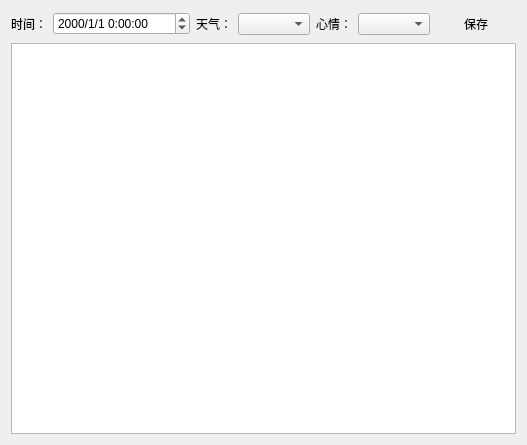
<?xml version="1.0" encoding="UTF-8"?>
<ui version="4.0">
 <class>Writerj</class>
 <widget class="QDialog" name="Writerj">
  <property name="geometry">
   <rect>
    <x>0</x>
    <y>0</y>
    <width>519</width>
    <height>445</height>
   </rect>
  </property>
  <property name="windowTitle">
   <string>写日记</string>
  </property>
  <layout class="QVBoxLayout" name="verticalLayout">
   <item>
    <layout class="QHBoxLayout" name="horizontalLayout">
     <item>
      <widget class="QLabel" name="label1">
       <property name="text">
        <string>时间：</string>
       </property>
      </widget>
     </item>
     <item>
      <widget class="QDateTimeEdit" name="dateTimeEdit">
       <property name="displayFormat">
        <string>yyyy/M/d H:mm:ss</string>
       </property>
      </widget>
     </item>
     <item>
      <widget class="QLabel" name="label2">
       <property name="text">
        <string>天气：</string>
       </property>
      </widget>
     </item>
     <item>
      <widget class="QComboBox" name="comboBox"/>
     </item>
     <item>
      <widget class="QLabel" name="label3">
       <property name="text">
        <string>心情：</string>
       </property>
      </widget>
     </item>
     <item>
      <widget class="QComboBox" name="comboBox1">
       <property name="frame">
        <bool>true</bool>
       </property>
      </widget>
     </item>
     <item>
      <widget class="QPushButton" name="pushButton">
       <property name="text">
        <string>保存</string>
       </property>
       <property name="flat">
        <bool>true</bool>
       </property>
      </widget>
     </item>
    </layout>
   </item>
   <item>
    <widget class="QTextEdit" name="textEdit">
     <property name="autoFillBackground">
      <bool>true</bool>
     </property>
    </widget>
   </item>
  </layout>
 </widget>
 <resources/>
 <connections/>
</ui>
